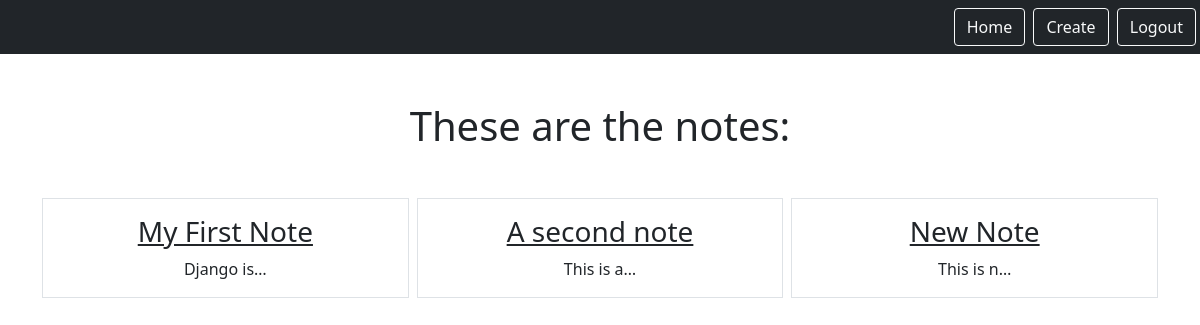
Page /smart/notes/ (signed in) on the earlier database version.
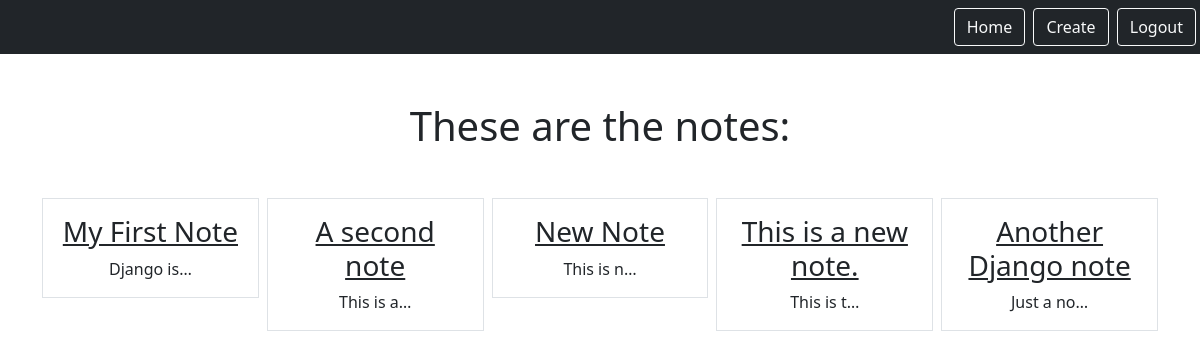
Same page on the later database version.
### notes/models.py (models this page shows)
class Notes(models.Model):
    title = models.CharField(max_length = 200)
    text = models.TextField()
    created = models.DateTimeField(auto_now_add = True)
    user = models.ForeignKey(User, on_delete=models.CASCADE, related_name = "notes")

### notes/views.py (the view)
# urls.py: path('notes/', views.NotesListView.as_view(), name = "notes.list"),
class NotesListView(LoginRequiredMixin, ListView):
    model = Notes
    context_object_name = 'notes'
    template_name = "notes/notes_list.html" # Specify your own template
    login_url = "/admin"
    def get_queryset(self):
        return self.request.user.notes.all()

### notes/templates/notes/notes_list.html
{% extends "base.html" %}
{% block content %}
    <h1 class="my-5">These are the notes: </h1>
    <div class = "row row-col3 g-2">
        {%for note in notes %}
        <div class = "col">
            <div class="p-3 border">
                <a href="{% url 'notes.detail' pk=note.id %}" class = "text-dark text-decoration-non">
                    <h3>{{note.title}}</h3>
                </a>
                {{note.text | truncatechars:10}}
            </div>
        </div>
        {% endfor %}
    </div>
{% endblock %}

Differences in the rows shown:
added Notes: title "This is a new note.", text "This is t…"
added Notes: title "Another Django note", text "Just a no…"
